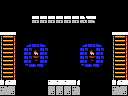

The image is a tile-based game level rendered from a .tmx file. Its description and complete source (layers, tilesets, objects, tile grids) follow:
An orthogonal 16x12 tile map with 8x8 px tiles, 1 tile layer (Tile Layer 1) and 3 objects (2x item, 4x4-item).

<map version="1.0" orientation="orthogonal" renderorder="right-down" width="16" height="12" tilewidth="8" tileheight="8" nextobjectid="4">
 <properties>
  <property name="down" value="hole" />
  <property name="left" value="hole" />
  <property name="right" value="hole" />
  <property name="up" value="hole" />
 </properties>
 <tileset firstgid="1" name="tiles" tilewidth="8" tileheight="8" tilecount="256" columns="16">
  <image source="tiles.png" width="128" height="128" />
 </tileset>
 <layer name="Tile Layer 1" width="16" height="12">
  <data encoding="csv">
1,1,1,1,1,1,1,1,1,1,1,1,1,1,1,1,
1,1,1,1,1,1,1,1,1,1,1,1,1,1,1,1,
1,1,1,1,254,254,254,254,254,254,143,144,1,1,1,1,
1,1,1,1,1,1,1,1,1,1,1,1,1,1,1,1,
105,106,1,1,1,1,1,1,1,1,1,1,1,1,105,106,
249,168,1,150,167,201,1,1,1,1,150,167,201,1,249,168,
249,168,1,189,99,189,1,1,1,1,189,99,189,1,249,168,
249,168,1,189,130,189,1,1,1,1,189,130,189,1,249,168,
249,168,1,161,131,193,1,1,1,1,161,131,193,1,249,168,
249,168,1,1,1,1,1,1,1,1,1,1,1,1,249,168,
151,156,1,1,1,1,156,156,156,151,1,1,1,1,151,156,
153,152,1,1,1,1,152,152,152,153,1,1,1,1,153,152
</data>
 </layer>
 <objectgroup name="objects">
  <object id="1" type="4x4-item" x="48" y="48" width="32" height="32" />
  <object id="2" type="item" x="0" y="16" width="16" height="16" />
  <object id="3" type="item" x="112" y="16" width="16" height="16" />
 </objectgroup>
</map>
